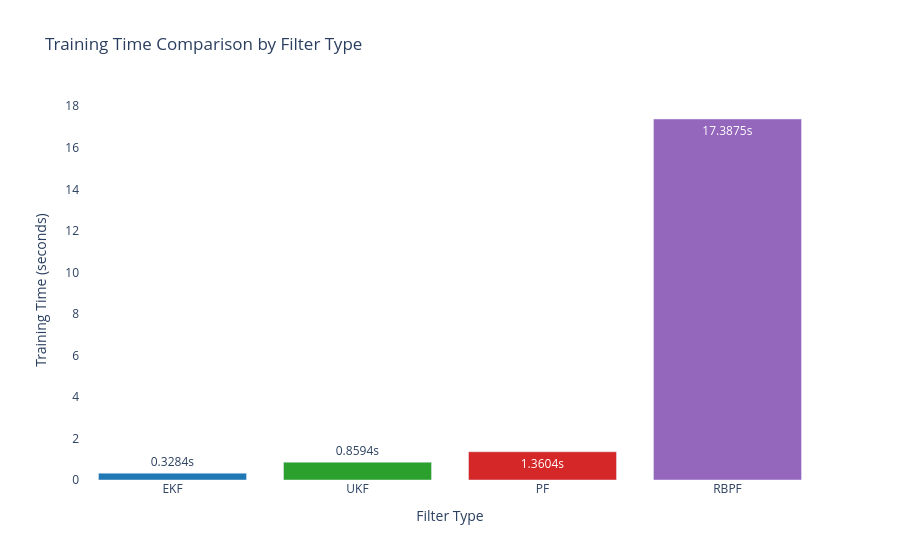
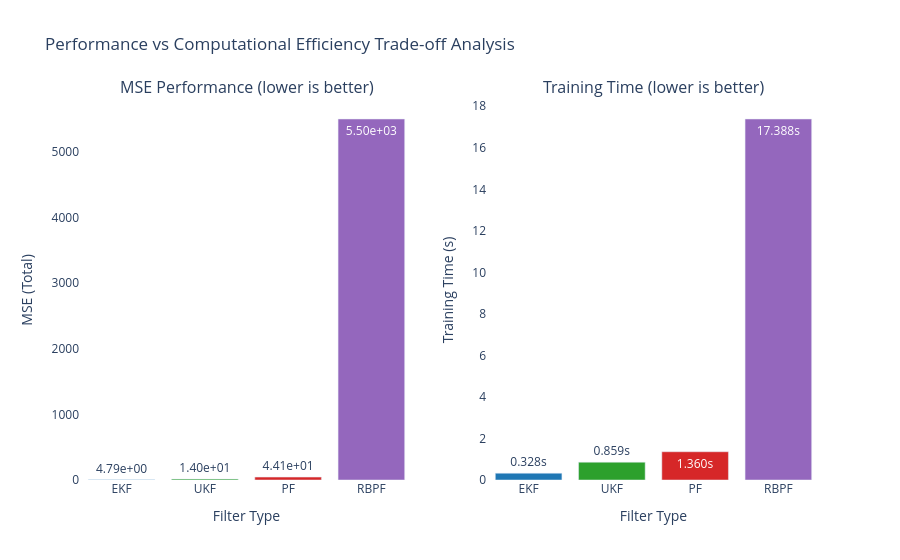

Source (notebook cell) for these figures, in order:
### Code cell
# ============================================================
# Training Time Comparison Visualization
# ============================================================
import plotly.graph_objects as go
from plotly.subplots import make_subplots

# Training time comparison bar chart
filter_names = list(training_times.keys())
times = list(training_times.values())
colors = ['#1f77b4', '#2ca02c', '#d62728', '#9467bd']  # Blue, Green, Red, Purple

fig_timing = go.Figure()
fig_timing.add_trace(go.Bar(
    x=filter_names,
    y=times,
    marker=dict(color=colors),
    text=[f'{t:.4f}s' for t in times],
    textposition='auto',
    name='Training Time'
))

fig_timing.update_layout(
    title='Training Time Comparison by Filter Type',
    xaxis_title='Filter Type',
    yaxis_title='Training Time (seconds)',
    font=dict(size=12),
    plot_bgcolor='white',
    paper_bgcolor='white',
    showlegend=False
)

fig_timing.show()

# Combined Performance vs Speed Analysis
fig_combined = make_subplots(
    rows=1, cols=2,
    subplot_titles=('MSE Performance (lower is better)', 'Training Time (lower is better)'),
    specs=[[{"secondary_y": False}, {"secondary_y": False}]]
)

# MSE subplot
mse_values = [mse_total_ekf, mse_total_ukf, mse_total_pf, mse_total_rbpf]
fig_combined.add_trace(
    go.Bar(x=filter_names, y=mse_values, marker=dict(color=colors), 
           text=[f'{mse:.2e}' for mse in mse_values], textposition='auto',
           name='MSE'),
    row=1, col=1
)

# Training time subplot  
fig_combined.add_trace(
    go.Bar(x=filter_names, y=times, marker=dict(color=colors),
           text=[f'{t:.3f}s' for t in times], textposition='auto',
           name='Time'),
    row=1, col=2
)

fig_combined.update_layout(
    title_text="Performance vs Computational Efficiency Trade-off Analysis",
    font=dict(size=12),
    plot_bgcolor='white',
    paper_bgcolor='white',
    showlegend=False
)

fig_combined.update_xaxes(title_text="Filter Type", row=1, col=1)
fig_combined.update_xaxes(title_text="Filter Type", row=1, col=2)
fig_combined.update_yaxes(title_text="MSE (Total)", row=1, col=1)
fig_combined.update_yaxes(title_text="Training Time (s)", row=1, col=2)

fig_combined.show()

# Performance efficiency metric: accuracy per computation time
print("\n🎯 Performance-Efficiency Trade-off Analysis:")
print("   (Lower MSE/Time ratio = better overall efficiency)")
for i, name in enumerate(filter_names):
    efficiency_metric = mse_values[i] / times[i] if times[i] > 0 else float('inf')
    print(f"   {name}: MSE/Time = {efficiency_metric:.2e}")
    
# Rank filters by different criteria
mse_ranking = sorted(zip(filter_names, mse_values), key=lambda x: x[1])
time_ranking = sorted(zip(filter_names, times), key=lambda x: x[1])
efficiency_ranking = sorted(zip(filter_names, [mse_values[i]/times[i] for i in range(len(filter_names))]), key=lambda x: x[1])

print("\n🏆 Rankings:")
print("   By Accuracy (MSE):", [name for name, _ in mse_ranking])
print("   By Speed (Time):", [name for name, _ in time_ranking])
print("   By Overall Efficiency (MSE/Time):", [name for name, _ in efficiency_ranking])

### Figure 1 — Plotly figure (JSON) as saved in the notebook; plotly's stock layout.template omitted (floating-point values rounded to 4 significant figures)
{"data": [{"marker": {"color": ["#1f77b4", "#2ca02c", "#d62728", "#9467bd"]}, "name": "Training Time", "text": ["0.3284s", "0.8594s", "1.3604s", "17.3875s"], "textposition": "auto", "type": "bar", "x": ["EKF", "UKF", "PF", "RBPF"], "y": [0.3284, 0.8594, 1.36, 17.39]}], "layout": {"font": {"size": 12}, "paper_bgcolor": "white", "plot_bgcolor": "white", "showlegend": false, "title": {"text": "Training Time Comparison by Filter Type"}, "xaxis": {"title": {"text": "Filter Type"}}, "yaxis": {"title": {"text": "Training Time (seconds)"}}}}

### Figure 2 — Plotly figure (JSON) as saved in the notebook; plotly's stock layout.template omitted (floating-point values rounded to 4 significant figures)
{"data": [{"marker": {"color": ["#1f77b4", "#2ca02c", "#d62728", "#9467bd"]}, "name": "MSE", "text": ["4.79e+00", "1.40e+01", "4.41e+01", "5.50e+03"], "textposition": "auto", "type": "bar", "x": ["EKF", "UKF", "PF", "RBPF"], "xaxis": "x", "y": [4.79, 13.96, 44.13, 5498.0], "yaxis": "y"}, {"marker": {"color": ["#1f77b4", "#2ca02c", "#d62728", "#9467bd"]}, "name": "Time", "text": ["0.328s", "0.859s", "1.360s", "17.388s"], "textposition": "auto", "type": "bar", "x": ["EKF", "UKF", "PF", "RBPF"], "xaxis": "x2", "y": [0.3284, 0.8594, 1.36, 17.39], "yaxis": "y2"}], "layout": {"annotations": [{"font": {"size": 16}, "showarrow": false, "text": "MSE Performance (lower is better)", "x": 0.225, "xanchor": "center", "xref": "paper", "y": 1, "yanchor": "bottom", "yref": "paper"}, {"font": {"size": 16}, "showarrow": false, "text": "Training Time (lower is better)", "x": 0.775, "xanchor": "center", "xref": "paper", "y": 1, "yanchor": "bottom", "yref": "paper"}], "font": {"size": 12}, "paper_bgcolor": "white", "plot_bgcolor": "white", "showlegend": false, "title": {"text": "Performance vs Computational Efficiency Trade-off Analysis"}, "xaxis": {"anchor": "y", "domain": [0, 0.45], "title": {"text": "Filter Type"}}, "xaxis2": {"anchor": "y2", "domain": [0.55, 1], "title": {"text": "Filter Type"}}, "yaxis": {"anchor": "x", "domain": [0, 1], "title": {"text": "MSE (Total)"}}, "yaxis2": {"anchor": "x2", "domain": [0, 1], "title": {"text": "Training Time (s)"}}}}
